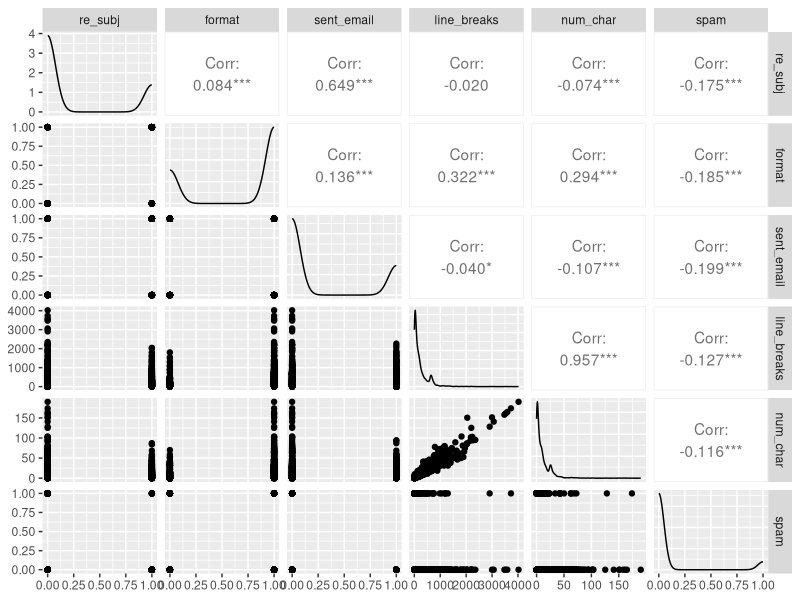
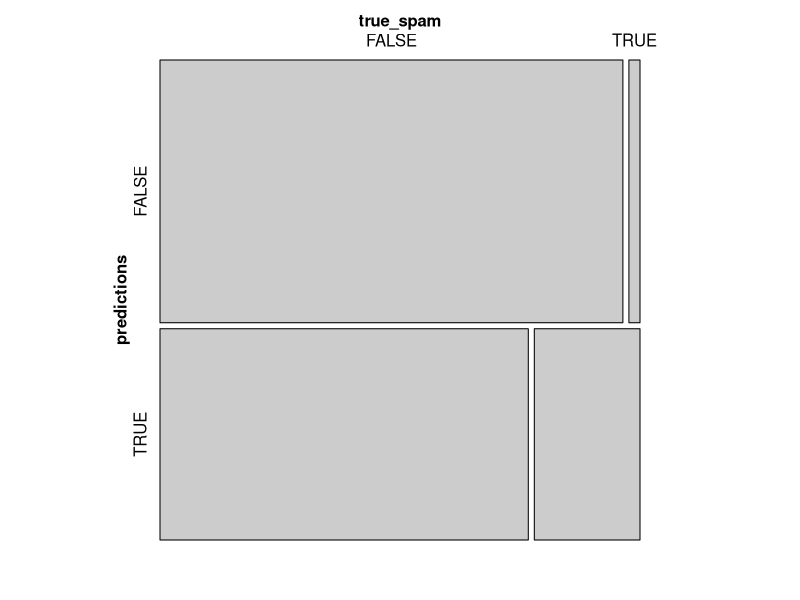
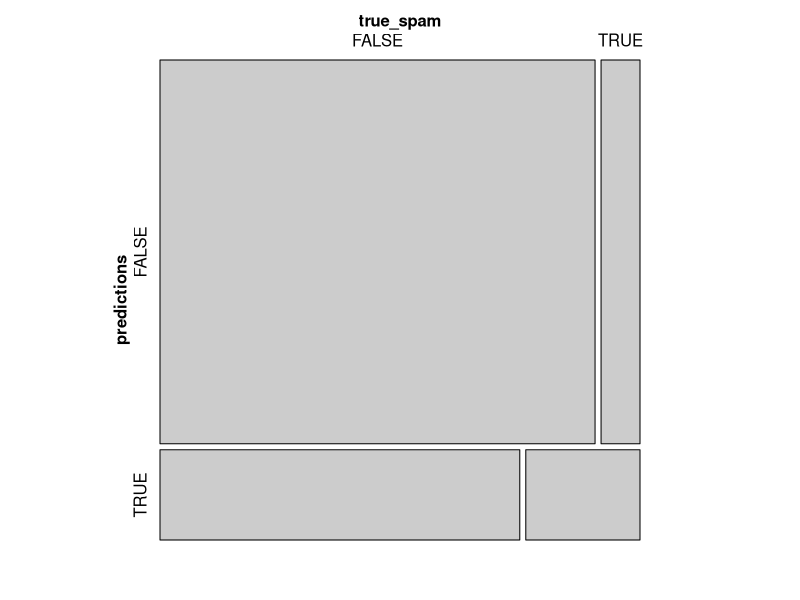
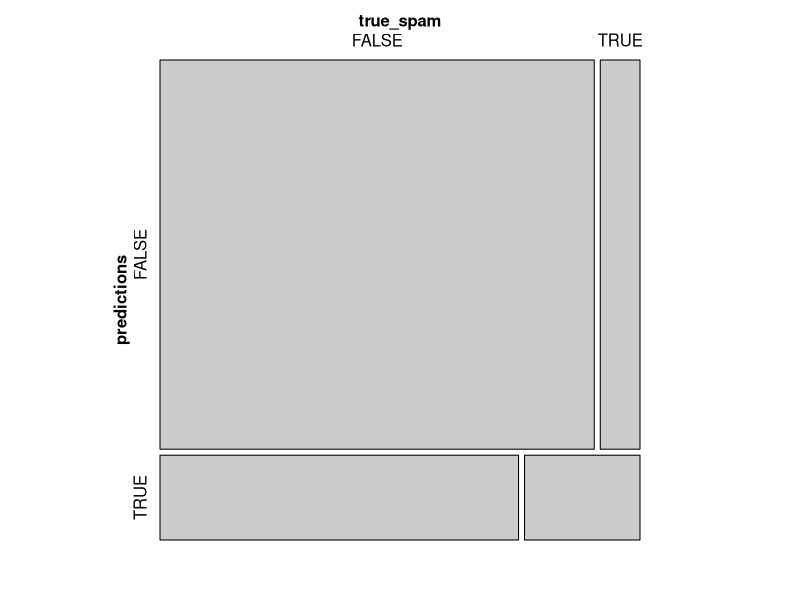

Here is the R script that generated these plots, in order:
## ---- chunk 1
library(ggplot2, quietly = T, warn.conflicts = F)
library(dplyr, quietly = T, warn.conflicts = F)
library("GGally")
## ---- chunk 2
  emails <- read.csv("emails.csv")
  head(emails)
## ---- chunk 3
ggpairs(emails[,c("re_subj", "format","sent_email", "line_breaks","num_char","spam")])
## ---- chunk 4
data_training <- emails[1:2614,]
temp <- (filter(data_training, spam == 0)[1:230,])
temp2 <- (filter(data_training, spam == 1))
data_training <- rbind(temp,temp2)
bm <- glm(spam ~ re_subj + format + sent_email + line_breaks + num_char, data = data_training)
## ---- chunk 5
data_test <- emails[ 2614:3921,]
true_spam <-  data_test$spam == 1
predictions <- predict(bm, type = "response",newdata = data_test) > .5
table(predictions,true_spam)
## ---- chunk 6
require("vcd")
mosaic(table(predictions, true_spam))
## ---- chunk 7
data_training <- emails[1:2614,]
temp <- (filter(data_training, spam == 0)[1:230,])
temp2 <- (filter(data_training, spam == 1))
data_training <- rbind(temp,temp2)

data_test <- emails[ 2614:3921,]
true_spam <-  data_test$spam == 1
bm <- glm(spam ~ re_subj + format + sent_email + line_breaks + num_char, data = data_training)
predictions <- predict(bm, type = "response",newdata = data_test) > .75
table(predictions,true_spam)

## ---- chunk 8
require("vcd")
mosaic(table(predictions, true_spam))
## ---- chunk 9
    bm <- glm(spam ~ re_subj + format + sent_email + line_breaks + num_char +exclaim_subj  +urgent_subj +winner + inherit  +viagra+  password	, data = data_training)
    predictions <- predict(bm, type = "response",newdata = data_test) > .75
    table(predictions,true_spam)
    require("vcd")
    mosaic(table(predictions, true_spam))
